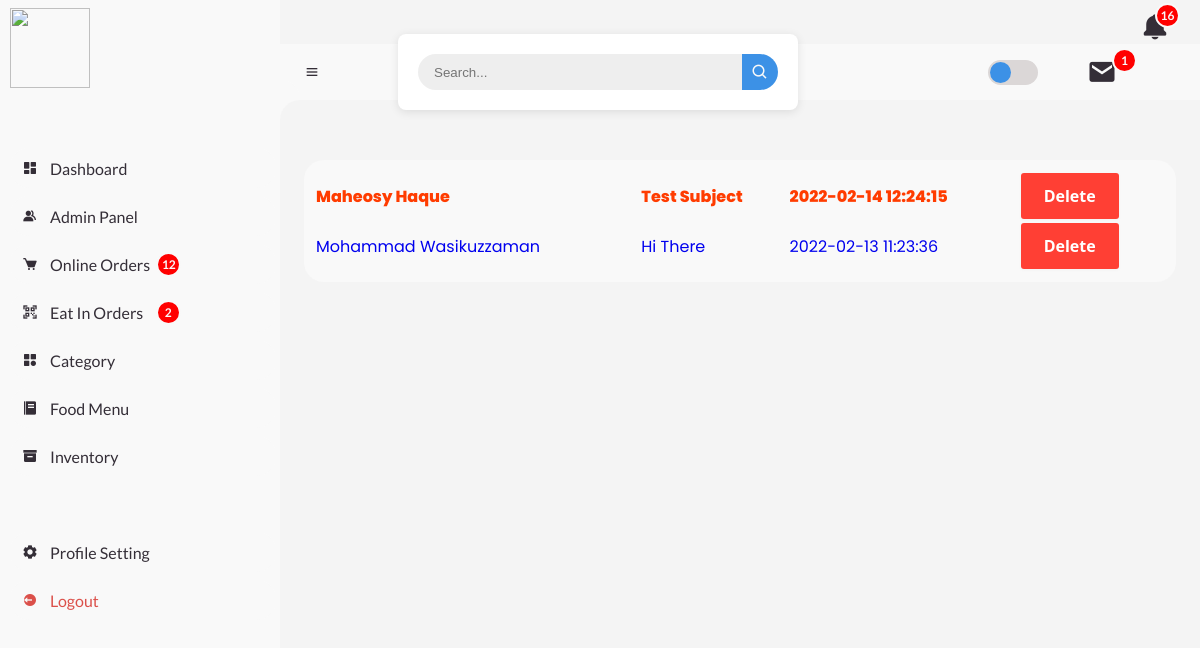
Page /admin/messages.php on the committed database.
### tables this page shows
CREATE TABLE `message` (
  `id` int(11) NOT NULL,
  `name` text NOT NULL,
  `phone` int(100) NOT NULL,
  `subject` varchar(100) NOT NULL,
  `message` longtext NOT NULL,
  `message_status` varchar(100) NOT NULL,
  `date` datetime NOT NULL
);

### admin/messages.php (the view, shortened to what this page needs)
<?php
include('../Customer/config/constants.php');
echo "<h3>Sales by Hour</h3>";
$ei_order_notif = "SELECT order_status from tbl_eipay
					WHERE order_status='Pending' OR order_status='Processing'";
$res_ei_order_notif = mysqli_query($conn, $ei_order_notif);
$row_ei_order_notif = mysqli_num_rows($res_ei_order_notif);
$online_order_notif = "SELECT order_status from order_manager
					WHERE order_status='Pending'OR order_status='Processing' ";
$res_online_order_notif = mysqli_query($conn, $online_order_notif);
$row_online_order_notif = mysqli_num_rows($res_online_order_notif);
$stock_notif = "SELECT stock FROM tbl_food
				WHERE stock<50";
$res_stock_notif = mysqli_query($conn, $stock_notif);
$row_stock_notif = mysqli_num_rows($res_stock_notif);
$message_notif = "SELECT message_status FROM message
				 WHERE message_status = 'unread'";
$res_message_notif = mysqli_query($conn, $message_notif);
$row_message_notif = mysqli_num_rows($res_message_notif);
?>
<!DOCTYPE html>
<html lang="en">
<head>
	<link href='https://unpkg.com/boxicons@2.0.9/css/boxicons.min.css' rel='stylesheet'>
	<link rel="stylesheet" href="style-admin.css">
</head>
<body>
	<section id="sidebar">
		<a href="index.php" class="brand">
			<img src="../images/logo.png" width="80px" alt="">
		</a>
		<ul class="side-menu top">
			<li class="">
				<a href="index.php">
					<i class='bx bxs-dashboard' ></i>
					<span class="text">Dashboard</span>
				</a>
			</li>
			<li>
				<a href="manage-admin.php">
					<i class='bx bxs-group' ></i>
					<span class="text">Admin Panel</span>
				</a>
			</li>
			<li>
				<a href="manage-online-order.php">
					<i class='bx bxs-cart'></i>
					<span class="text">Online Orders &nbsp;</span>
						<?php
					if($row_online_order_notif>0)
					{
						?>
						<span class="num-ei"><?php echo $row_online_order_notif; ?></span>
						<?php
					}
					else
					{
						?>
						<span class=""> </span>
						<?php
					}
					?>
				</a>
			</li>
			<li>
				<a href="manage-ei-order.php">
					<i class='bx bx-qr-scan'></i>
					<span class="text" >Eat In Orders &nbsp;&nbsp;&nbsp;
					</span>
					<?php
					if($row_ei_order_notif>0)
					{
						?>
						<span class="num-ei"><?php echo $row_ei_order_notif; ?></span>
						<?php
					}
					else
					{
						?>
						<span class=""> </span>
						<?php
					}
					?>
				</a>
			</li>
			<li>
				<a href="manage-category.php">
					<i class='bx bxs-category'></i>
					<span class="text">Category</span>
				</a>
			</li>
			<li>
				<a href="manage-food.php">
					<i class='bx bxs-food-menu'></i>
					<span class="text">Food Menu</span>
				</a>
			</li>
			<li class="">
				<a href="inventory.php">
					<i class='bx bxs-box'></i>
					<span class="text">Inventory</span>
				</a>
			</li>
		</ul>
		<ul class="side-menu">
			<li>
				<a href="Profile Setting.php">
					<i class='bx bxs-cog' ></i>
					<span class="text">Profile Setting</span>
				</a>
			</li>
			<li>
				<a href="logout.php" class="logout">
					<i class='bx bxs-log-out-circle' ></i>
					<span class="text">Logout</span>
				</a>
			</li>
		</ul>
	</section>
	<section id="content">
		<nav>
			<i class='bx bx-menu' ></i>
			<form action="#">
				<div class="form-input">
					<input type="search" placeholder="Search...">
					<button type="submit" class="search-btn"><i class='bx bx-search' ></i></button>
				</div>
			</form>
			<label for="switch-mode" class="switch-mode"></label>
                    <div class="fetch_message">
				<div class="action_message notfi_message">
					<a href="messages.php"><i class='bx bxs-envelope' ></i></a>
					<?php
					if($row_message_notif>0)
					{
						?>
						<span class="num"><?php echo $row_message_notif; ?></span>
						<?php
					}
					else
					{
						?>
						<span class=""></span>
						<?php
					}
					?>
				</div>
			</div>
			<div class="notification" onclick= "menuToggle();">
				<div class="action notif" onclick= "menuToggle();">
				<i class='bx bxs-bell' onclick= "menuToggle();"></i>
				<?php
				if($row_stock_notif>0 || $row_online_order_notif>0 || $row_ei_order_notif>0)
				{
					$total_notif = $row_online_order_notif+$row_ei_order_notif+$row_stock_notif;
					?>
					<span class="num"><?php echo $total_notif; ?></span>
					<?php
				}
				else
				{
					?>
					<span class=""></span>
					<?php
				}
				?>
			</div>
			</div>
		</nav>
		<main>
			<div class="table-data-message">
				<div class="order">
					<table>
						<?php
                    $sql = "SELECT * FROM message ORDER BY date DESC";
					$res = mysqli_query($conn, $sql);
                    if($res == TRUE)
					{
					 $count = mysqli_num_rows($res);
                        if($count>0)
						{
                           while($rows = mysqli_fetch_assoc($res))
						   {
							$id = $rows['id'];
                            $name = $rows['name'];
                            $subject = $rows['subject'];
                            $date = $rows['date'];
                            $message_status = $rows['message_status'];
                            ?>
						<tbody>
                            <?php
                            if($message_status == 'read')
                            { ?>
                                <tr>
								<td><a href="<?php echo SITEURL; ?>read-message.php?id=<?php echo $id; ?>" > <?php echo "$name"; ?></a></td>
								<td><a href="<?php echo SITEURL; ?>read-message.php?id=<?php echo $id; ?>" > <?php echo "$subject"; ?></a></td>
                                <td><a href="<?php echo SITEURL; ?>read-message.php?id=<?php echo $id; ?>" > <?php echo "$date"; ?></a></td>
								<td>
                        			<a href="<?php echo SITEURL; ?>delete-message.php?id=<?php echo $id; ?>" class="button-7" role="button" >Delete</a>
                    			</td>
							</tr>
                            	<?php
                            }
                            else
                            {
                                 ?>
                               <tr>
                                   <div class="unread_message">
								<td><a href="<?php echo SITEURL; ?>read-message.php?id=<?php echo $id; ?>" > <?php echo "<span class='unread'>$name</span>"; ?></a></td>
								<td><a href="<?php echo SITEURL; ?>read-message.php?id=<?php echo $id; ?>" > <?php echo "<span class='unread'>$subject</span>"; ?></a></td>
                                <td><a href="<?php echo SITEURL; ?>read-message.php?id=<?php echo $id; ?>" > <?php echo "<span class='unread'>$date</span>"; ?></a></td>
								<td>
                        			<a href="<?php echo SITEURL; ?>delete-message.php?id=<?php echo $id; ?>" class="button-7" role="button" >Delete</a>
                            </div>
							</tr>
                            <?php
                            }
						   }
						}
					}
					?>
						</tbody>
					</table>
				</div>
			</div>
		</main>
	</section>
</body>
</html>

### rows in the picture
message: name "Maheosy Haque", subject "Test Subject", date "2022-02-14 12:24:15"
message: name "Mohammad Wasikuzzaman", subject "Hi There", date "2022-02-13 11:23:36"

### other values in the picture
$row_online_order_notif "12"
$row_ei_order_notif "2"
$row_message_notif "1"
$total_notif "16"
